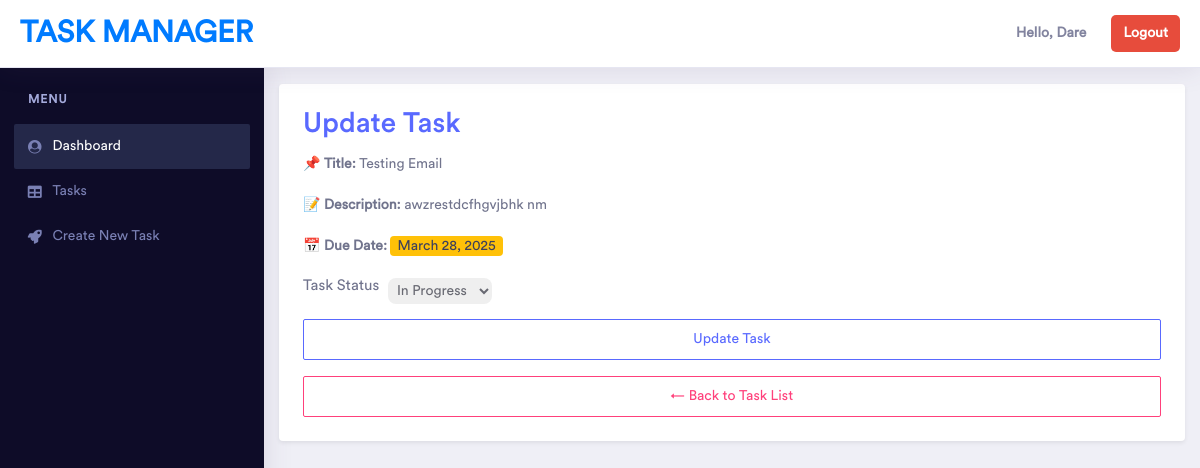
The app's page /update15/ (signed in) with its own data.
### base/models.py (models this page shows, shortened)
class Task(models.Model):
    STATUS_CHOICES = [
        ('Not Started', 'Not Started'),
        ('Pending', 'Pending'),
        ('In Progress', 'In Progress'),
        ('Review', 'Review'),  # New status
        ('Submitted', 'Submitted'),
        ('Completed', 'Completed'),
    ]
    PRIORITY_MAPPING = {
        'Urgent': 1,
        'High': 2,
        'Medium': 3,
        'Low': 4,
    }
    PRIORITY_CHOICES = [
        ('Low', 'Low'),
        ('Medium', 'Medium'),
        ('High', 'High'),
        ('Urgent', 'Urgent'),
    ]
    title = models.CharField(max_length=255)
    description = models.TextField()
    assigned_to = models.ManyToManyField(User, related_name='tasks')
    status = models.CharField(max_length=20, choices=STATUS_CHOICES, default='Not Started')
    priority = models.CharField(max_length=10, choices=PRIORITY_CHOICES, default='Medium')
    due_date = models.DateField()
    project_link = models.URLField(blank=True, null=True)
    created_by = models.ForeignKey(User, on_delete=models.CASCADE, related_name='created_tasks')
    created_at = models.DateTimeField(auto_now_add=True)
    updated_at = models.DateTimeField(auto_now_add=True, null=True)
    class Meta:
        ordering = ['priority']

### base/views.py (the view, shortened to what this page needs)
# urls.py: path('update<int:id>/', updateTaskStatus, name='update_task'),
@login_required
@role_required(['Project Manager', 'Developer'])
def updateTaskStatus(request, id):
    task = get_object_or_404(Task, id=id)
    if request.user != task.created_by and request.user not in task.assigned_to.all():
        return HttpResponseForbidden("You do not have permission to edit this task.")
    if request.user.profile.role == 'Developer':
        allowed_statuses = ['In Progress', 'Submitted']
    else:
        allowed_statuses = [choice[0] for choice in Task.STATUS_CHOICES]
    context = {
        'task': task,
        'allowed_statuses': allowed_statuses
    }
    return render(request, 'tasks/update_task.html', context)

### base/templates/tasks/update_task.html (shortened to what this page needs)
{% extends 'base.html' %}
{% block content %}
<div class="dashboard-wrapper">
    <div class="container mt-4">
        <div class="card shadow-sm p-4">
            <h2 class="mb-3 text-primary">Update Task</h2>
            <div class="task-details">
                <p><strong>📌 Title:</strong> {{ task.title }}</p>
                <p><strong>📝 Description:</strong> {{ task.description }}</p>
                <p><strong>📅 Due Date:</strong> <span class="badge bg-warning text-dark">{{ task.due_date }}</span></p>
            </div>
            <form method="POST" class="mt-3">
                <div class="mb-3">
                    <label for="id_status" class="form-label">Task Status</label>
                    <select name="status" id="id_status" class="form-select">
                        {% for status in allowed_statuses %}
                            <option value="{{ status }}" {% if task.status == status %}selected{% endif %}>{{ status }}</option>
                        {% endfor %}
                    </select>
                </div>
                <button type="submit" class="btn btn-outline-primary w-100">Update Task</button>
            </form>
            <div class="mt-3">
                <a href="{% url 'task_list' %}" class="btn btn-outline-secondary w-100">← Back to Task List</a>
            </div>
        </div>
    </div>
</div>
{% endblock %}

### templates/base.html (shortened to what this page needs)
<!doctype html>
{% load static %}
<html lang="en">
<head>
    <link rel="stylesheet" href="{% static 'vendor/bootstrap/css/bootstrap.min.css' %}">
    <link href="{% static 'vendor/fonts/circular-std/style.css' %}" rel="stylesheet">
    <link rel="stylesheet" href="{% static 'libs/css/style.css' %}">
    <link rel="stylesheet" href="{% static 'vendor/fonts/fontawesome/css/fontawesome-all.css' %}">
    <link rel="stylesheet" href="{% static 'vendor/charts/chartist-bundle/chartist.css' %}">
    <link rel="stylesheet" href="{% static 'vendor/charts/morris-bundle/morris.css' %}">
    <link rel="stylesheet" href="{% static 'vendor/fonts/material-design-iconic-font/css/materialdesignicons.min.css' %}">
    <link rel="stylesheet" href="{% static 'vendor/charts/c3charts/c3.css' %}">
    <link rel="stylesheet" href="{% static 'vendor/fonts/flag-icon-css/flag-icon.min.css' %}">
    <link rel="stylesheet" href="{% static 'style/style.css' %}">
</head>
<body>
    <div class="dashboard-main-wrapper">
        <div class="dashboard-header">
            <nav class="navbar navbar-expand-lg bg-white fixed-top">
                <a class="navbar-brand" href="/">Task Manager</a>
                <div class="collapse navbar-collapse " id="navbarSupportedContent">
                    <ul class="navbar-nav ml-auto navbar-right-top">
                        <li class="nav-item">
                            {% if user.is_authenticated %}
                                <span class="username">Hello,  {{ user.username | capfirst }}</span>
                                <a href="{% url 'logout' %}" class="logout-btn">Logout</a>
                            {% else %}
                                <a href="{% url 'login' %}" class="login-btn">Login</a>
                                <a href="{% url 'register' %}" class="register-btn">Register</a>
                            {% endif %}
                        </li>
                    </ul>
                </div>
            </nav>
        </div>
        <div class="nav-left-sidebar sidebar-dark">
            <div class="menu-list">
                <nav class="navbar navbar-expand-lg navbar-light">
                    <div class="collapse navbar-collapse" id="navbarNav">
                        <ul class="navbar-nav flex-column">
                            <li class="nav-divider">
                                Menu
                            </li>
                            <li class="nav-item ">
                                <a class="nav-link active" href="{% url 'dashboard' %}" aria-expanded="false" data-target="#submenu-1" aria-controls="submenu-1"><i class="fa fa-fw fa-user-circle"></i>Dashboard <span class="badge badge-success">6</span></a>
                            </li>
                            <li class="nav-item">
                                <a class="nav-link" href="{% url 'task_list' %}" aria-expanded="false" data-target="#submenu-5" aria-controls="submenu-5"><i class="fas fa-fw fa-table"></i>Tasks</a>
                            </li>
                            <li class="nav-item">
                                <a class="nav-link" href="{% url 'create_task' %}" aria-expanded="false" data-target="#submenu-2" aria-controls="submenu-2"><i class="fa fa-fw fa-rocket"></i>Create New Task</a>
                            </li>
                        </ul>
                    </div>
                </nav>
            </div>
        </div>
        {% block content %}
        {% endblock %}
    </div>
</body>
</html>

### static/style/style.css (style rules this page uses)
.form-select { border-radius: 8px; font-weight: 500; cursor: pointer; margin-left: 5px; margin-left: 5px; padding: 5px; transform: translateY(5px); color: #686972; border: 0; }
.form-select option { padding-left: 10px; }

### records on screen
Task: title "Testing Email", description "awzrestdcfhgvjbhk nm", due_date "March 28, 2025", status "In Progress"

### other values on screen
{{ user.username | capfirst }} "Dare"
